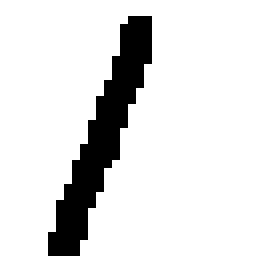
#> input picture Sourcecode/jupyter_files/vali_data/test1.bmp, 32 x 32 px, given in place of the camera (shown 8 times larger)
$ jupyter execute --allow-errors camera.ipynb   (older library calls are emulated)   (text cells are left out)
#> lines starting #> are read from the running program, lines starting #| are printed output that depends on the picture; after the words box and inside, x2 and y2 are one past the last pixel; in counts of white or black regions, pixels touching at a corner belong together
[cell 1]
import cv2
from PIL import Image as PIL_Image
from PIL import ImageEnhance
from PIL import ImageOps
from array import *
import numpy as np
import math
from scipy import misc

[cell 2]
def capture_and_convert2grey():
    cap = cv2.VideoCapture(0) #capture an img
    _ , cv2_im = cap.read()
#> cv2_im is the input picture: shape (32, 32, 3); 87.4% white; 1 black region, box (x1, y1, x2, y2) and area: (6, 2, 19, 32) 129
    cv2_im = cv2.cvtColor(cv2_im,cv2.COLOR_BGR2RGB)#convert BGR to RGB
    img = PIL_Image.fromarray(cv2_im).convert("L")  #from np array to Pillow img(grey)
#> `img = ImageOps.invert(img)`: img: PIL image 32x32 L; 12.6% white; 1 white region, box (x1, y1, x2, y2) and area: (6, 2, 19, 32) 129
    img.show()
    return img

[cell 3]
img=capture_and_convert2grey()

[cell 4]
img

[cell 5]
def img_enhancement(img):
    #Image enhancement
    contr = ImageEnhance.Contrast(img)
    img = contr.enhance(3)                                                    # The enhancement values (contrast and brightness)
    bright = ImageEnhance.Brightness(img)                                     # depends on backgroud, external lights etc
    img = bright.enhance(4.0)
    return img

[cell 6]
def scale_and_save_img(img,filename):
    #Adding a border for future cropping
#> called with filename = 'saved_img.png'
    img = ImageOps.expand(img,border=80,fill='white')
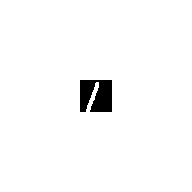
#> img: PIL image 192x192 L; 97.6% white; 1 black region, box (x1, y1, x2, y2) and area: (80, 80, 112, 112) 895

    #Find bounding box
    inverted = ImageOps.invert(img)
    box = inverted.getbbox()
#> box = (80, 80, 112, 112)
    img_new = img.crop(box)
    width, height = img_new.size
#> width = 32; height = 32
    ratio = min((28./height), (28./width))
#> ratio = 0.875
    background = PIL_Image.new('RGB', (28,28), (255,255,255))
#> background: PIL image 28x28 RGB; every value is 255
    if(height == width):
        img_new = img_new.resize((28,28))
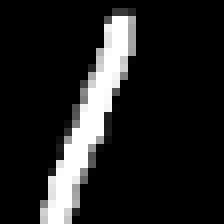
#> img_new: PIL image 28x28 L (shown 8 times larger); min 0, max 255, mean 32.3
    elif(height>width):
        img_new = img_new.resize((int(width*ratio),28))
        background.paste(img_new, (int((28-img_new.size[0])/2),int((28-img_new.size[1])/2)))
    else:
        img_new = img_new.resize((28, int(height*ratio)))
        background.paste(img_new, (int((28-img_new.size[0])/2),int((28-img_new.size[1])/2)))

    background
    img_data=np.asarray(background)
    img_data = img_data[:,:,0]
#> img_data: shape (28, 28); every value is 255
    misc.imsave('/home/xilinx/jupyter_notebooks/work/Lenet-5/'+filename, img_data)
    return img_data,background #img_data is an np array, background is a Pillow format image

[cell 7]
img=img_enhancement(img)
img

[cell 8]
img = ImageOps.invert(img)
img

[cell 9]
img_data,background=scale_and_save_img(img,'saved_img.png')

[cell 10]
background

[cell 11]
path_to_local_img="/home/xilinx/jupyter_notebooks/work/Lenet-5/imgs/webcam_image_mnist.jpg" #please input the absolute path of a local img
img_load = PIL_Image.open(path_to_local_img).convert("L")
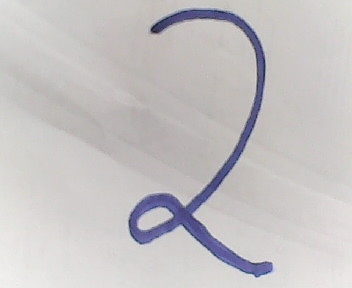
#> input picture imgs/webcam_image_mnist.jpg, 352 x 288 px, found by its file name
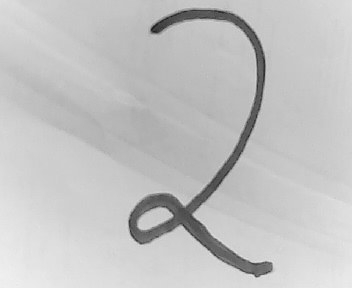
#> img_load: PIL image 352x288 L; min 27, max 240, mean 194.8
img_load

[cell 12]
img_load=img_enhancement(img_load)
#> in img_enhancement (call 2), `img = contr.enhance(3)`:
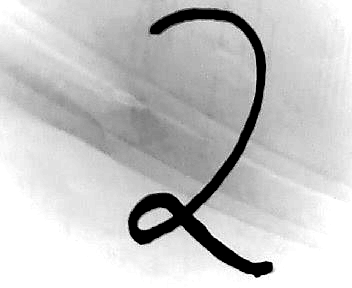
#> img: PIL image 352x288 L; min 0, max 255, mean 197.6
#> in img_enhancement (call 2), `img = bright.enhance(4.0)`:
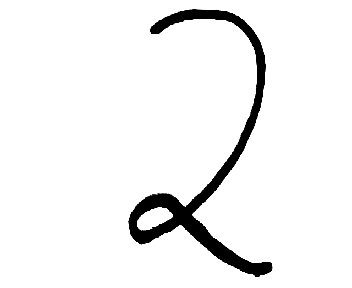
#> img: PIL image 352x288 L; min 0, max 255, mean 240.7
img_load

[cell 13]
img_load = ImageOps.invert(img_load)
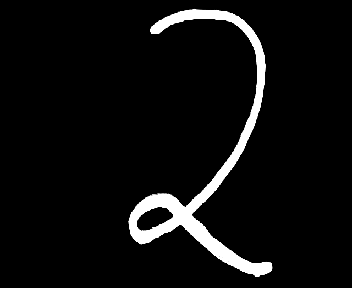
#> img_load: PIL image 352x288 L; min 0, max 255, mean 14.3
img_load

[cell 14]
img_data,background=scale_and_save_img(img_load,'save_load_img.png')
#> call 2 of scale_and_save_img, with filename = 'save_load_img.png'
#> in scale_and_save_img (call 2), `img = ImageOps.expand(img,border=80,fill='white')`:
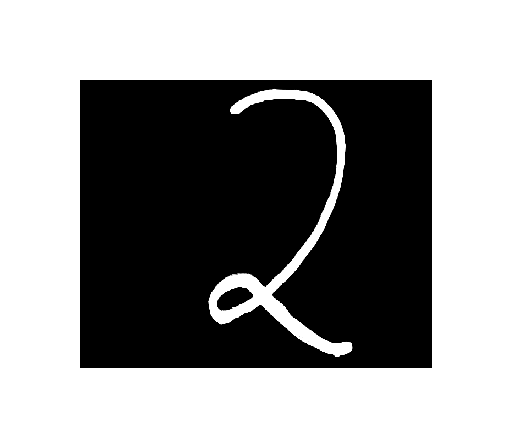
#> img: PIL image 512x448 L; min 0, max 255, mean 148.6
#> in scale_and_save_img (call 2), `inverted = ImageOps.invert(img)`:
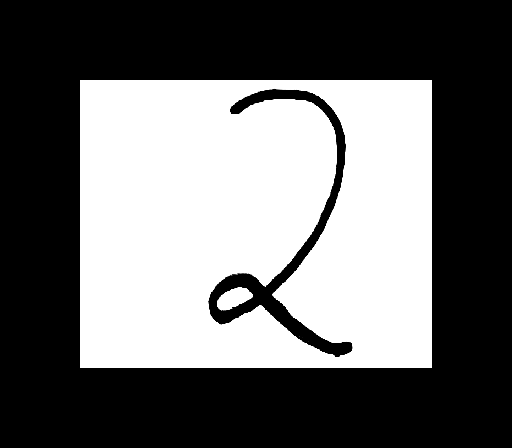
#> inverted: PIL image 512x448 L; min 0, max 255, mean 106.4
#> in scale_and_save_img (call 2), `box = inverted.getbbox()`: box = (80, 80, 432, 368)
#> in scale_and_save_img (call 2), `background.paste(img_new, (int((28-img_new.size[0])/2),int((28-img_new..`:
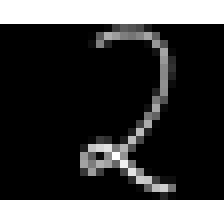
#> background: PIL image 28x28 RGB (shown 8 times larger); min 0, max 255, mean 66.4

[cell 15]
background

[cell 16]
from IPython.display import display
from pynq import Xlnk
from pynq import Overlay

#> (a cell that did not finish here is left out)

[cell 18]
path_to_local_img="/home/xilinx/jupyter_notebooks/work/Lenet-5/imgs/webcam_image_mnist.jpg" #please input the absolute path of a local img
img_load = PIL_Image.open(path_to_local_img).convert("L")
img_load=img_enhancement(img_load)
img_load = ImageOps.invert(img_load)
img_load

[cell 19]
img_data,background=scale_and_save_img(img_load,'save_loadimg.png')
background

[cell 20]
img_data.shape
#> Out = (28, 28)
